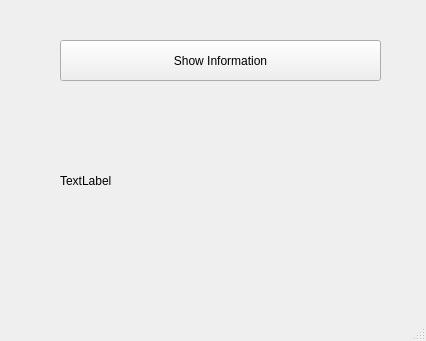
<?xml version="1.0" encoding="UTF-8"?>
<ui version="4.0">
 <class>MainWindow</class>
 <widget class="QMainWindow" name="MainWindow">
  <property name="geometry">
   <rect>
    <x>0</x>
    <y>0</y>
    <width>426</width>
    <height>341</height>
   </rect>
  </property>
  <property name="windowTitle">
   <string>MainWindow</string>
  </property>
  <widget class="QWidget" name="centralwidget">
   <widget class="QPushButton" name="showInfoButton">
    <property name="geometry">
     <rect>
      <x>60</x>
      <y>40</y>
      <width>321</width>
      <height>41</height>
     </rect>
    </property>
    <property name="text">
     <string>Show Information</string>
    </property>
   </widget>
   <widget class="QLabel" name="labelRead">
    <property name="geometry">
     <rect>
      <x>60</x>
      <y>110</y>
      <width>321</width>
      <height>141</height>
     </rect>
    </property>
    <property name="text">
     <string>TextLabel</string>
    </property>
    <property name="wordWrap">
     <bool>true</bool>
    </property>
   </widget>
  </widget>
  <widget class="QMenuBar" name="menubar">
   <property name="geometry">
    <rect>
     <x>0</x>
     <y>0</y>
     <width>426</width>
     <height>21</height>
    </rect>
   </property>
  </widget>
  <widget class="QStatusBar" name="statusbar"/>
 </widget>
 <resources/>
 <connections/>
</ui>
